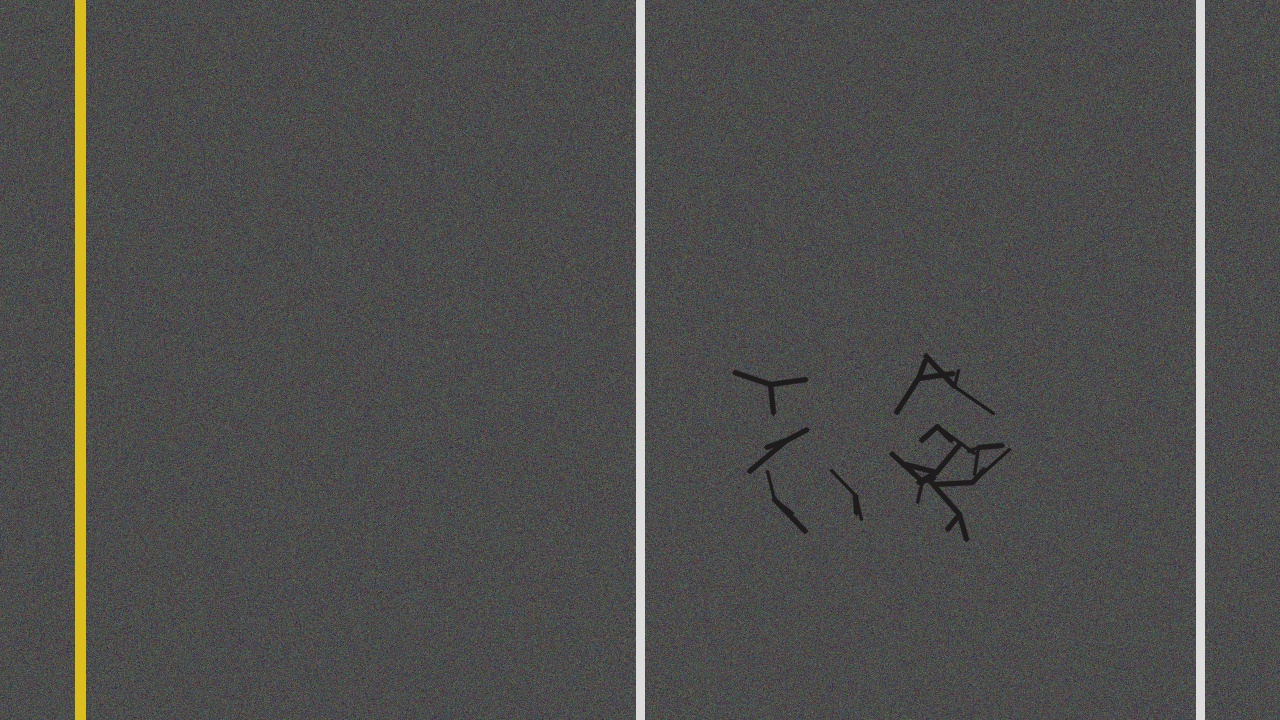
#> input picture backend/data/samples/sample_alligator_crack.jpg, 1280 x 720 px
$ python -i lighting_robustness.py   (imports and definitions only)   (older library calls are emulated)
#> lines starting #> are read from the running program, lines starting #| are printed output that depends on the picture
"""
Lighting Robustness and Preprocessing Module for Road Damage Detection.
Evaluates image quality (blur, contrast, brightness) and applies adaptive enhancement
(CLAHE, gamma correction, adaptive color normalization) to improve detector robustness.
"""

import cv2
import numpy as np
from typing import Tuple, Dict, Any

class LightingRobustnessEngine:
    def __init__(self,
                 blur_threshold: float = 100.0,
                 low_light_threshold: float = 60.0,
                 high_light_threshold: float = 200.0,
                 low_contrast_threshold: float = 40.0):
        self.blur_threshold = blur_threshold
        self.low_light_threshold = low_light_threshold
        self.high_light_threshold = high_light_threshold
        self.low_contrast_threshold = low_contrast_threshold

    def assess_quality(self, image: np.ndarray) -> Dict[str, Any]:
        """
        Assess image quality metrics:
        - sharpness (Laplacian variance)
        - brightness (mean of V channel in HSV)
        - contrast (std dev of grayscale)
        """
        if image is None or image.size == 0:
            return {
                "sharpness": 0.0,
                "is_blurry": True,
                "brightness": 0.0,
                "exposure_state": "corrupted",
                "contrast": 0.0,
                "is_low_contrast": True,
                "quality_score": 0.0
            }

        gray = cv2.cvtColor(image, cv2.COLOR_BGR2GRAY) if len(image.shape) == 3 else image

        # Sharpness / Blur estimation
        laplacian_var = float(cv2.Laplacian(gray, cv2.CV_64F).var())
        is_blurry = laplacian_var < self.blur_threshold

        # Brightness & Exposure estimation
        if len(image.shape) == 3:
            hsv = cv2.cvtColor(image, cv2.COLOR_BGR2HSV)
            mean_brightness = float(np.mean(hsv[:, :, 2]))
        else:
            mean_brightness = float(np.mean(gray))

        if mean_brightness < self.low_light_threshold:
            exposure_state = "low_light"
        elif mean_brightness > self.high_light_threshold:
            exposure_state = "overexposed"
        else:
            exposure_state = "normal"

        # Contrast
        contrast = float(np.std(gray))
        is_low_contrast = contrast < self.low_contrast_threshold

        # Composite Quality Score (0 to 100)
        sharp_score = min(1.0, laplacian_var / 300.0)
        bright_score = 1.0 - (abs(mean_brightness - 128.0) / 128.0)
        contrast_score = min(1.0, contrast / 70.0)
        overall_quality = round((0.4 * sharp_score + 0.3 * bright_score + 0.3 * contrast_score) * 100, 1)

        return {
            "sharpness": round(laplacian_var, 2),
            "is_blurry": is_blurry,
            "brightness": round(mean_brightness, 2),
            "exposure_state": exposure_state,
            "contrast": round(contrast, 2),
            "is_low_contrast": is_low_contrast,
            "quality_score": overall_quality
        }

    def apply_clahe(self, image: np.ndarray, clip_limit: float = 2.5, tile_grid_size: Tuple[int, int] = (8, 8)) -> np.ndarray:
        """Apply Contrast Limited Adaptive Histogram Equalization in LAB color space."""
        if len(image.shape) == 3:
            lab = cv2.cvtColor(image, cv2.COLOR_BGR2LAB)
            l, a, b = cv2.split(lab)
            clahe = cv2.createCLAHE(clipLimit=clip_limit, tileGridSize=tile_grid_size)
            cl = clahe.apply(l)
            merged = cv2.merge((cl, a, b))
            return cv2.cvtColor(merged, cv2.COLOR_LAB2BGR)
        else:
            clahe = cv2.createCLAHE(clipLimit=clip_limit, tileGridSize=tile_grid_size)
            return clahe.apply(image)

    def apply_gamma_correction(self, image: np.ndarray, gamma: float = 1.0) -> np.ndarray:
        """Apply non-linear gamma curve to brighten dark areas or darken overexposed areas."""
        if gamma == 1.0 or gamma <= 0:
            return image
        inv_gamma = 1.0 / gamma
        table = np.array([((i / 255.0) ** inv_gamma) * 255 for i in np.arange(0, 256)]).astype("uint8")
        return cv2.LUT(image, table)

    def adaptive_normalize(self, image: np.ndarray) -> Tuple[np.ndarray, Dict[str, Any]]:
        """
        Intelligently enhance the image ONLY if lighting/contrast deficiencies are diagnosed.
        Returns:
            enhanced_image, report_dict
        """
        metrics = self.assess_quality(image)
        enhanced = image.copy()
        applied_ops = []

        # 1. Low light handling: gamma correction + moderate CLAHE
        if metrics["exposure_state"] == "low_light":
            gamma_val = max(1.2, min(2.0, 128.0 / max(10.0, metrics["brightness"])))
            enhanced = self.apply_gamma_correction(enhanced, gamma=gamma_val)
            enhanced = self.apply_clahe(enhanced, clip_limit=2.0)
            applied_ops.append(f"gamma_boost_{round(gamma_val, 2)}")
            applied_ops.append("clahe_lab")

        # 2. Overexposed handling: darken with gamma < 1.0
        elif metrics["exposure_state"] == "overexposed":
            gamma_val = max(0.6, min(0.85, 128.0 / metrics["brightness"]))
            enhanced = self.apply_gamma_correction(enhanced, gamma=gamma_val)
            applied_ops.append(f"gamma_attenuation_{round(gamma_val, 2)}")

        # 3. Low contrast in normal exposure (e.g. foggy, overcast, dusty road)
        elif metrics["is_low_contrast"]:
            enhanced = self.apply_clahe(enhanced, clip_limit=3.0)
            applied_ops.append("contrast_clahe")

        # 4. Shadow equalization for sunny road images with harsh tree/pole shadows
        else:
            if metrics["contrast"] > 75.0:
                enhanced = self.apply_clahe(enhanced, clip_limit=1.5)
                applied_ops.append("shadow_softening_clahe")

        return enhanced, {
            "initial_metrics": metrics,
            "applied_operations": applied_ops,
            "enhancement_applied": len(applied_ops) > 0
        }

>>> import cv2
>>> picture = cv2.imread('../../backend/data/samples/sample_alligator_crack.jpg')
#> picture is the input picture: shape (720, 1280, 3); mean B, G, R 76.9, 78.3, 78.5
>>> result = LightingRobustnessEngine().adaptive_normalize(picture)
#> in assess_quality, `laplacian_var = float(cv2.Laplacian(gray, cv2.CV_64F).var())`: laplacian_var = 2020.2
#> in assess_quality, `is_blurry = laplacian_var < self.blur_threshold`: is_blurry = False
#> in assess_quality, `hsv = cv2.cvtColor(image, cv2.COLOR_BGR2HSV)`: hsv: shape (720, 1280, 3); mean H, S, V 86.1, 28.4, 82.6
#> in assess_quality, `mean_brightness = float(np.mean(hsv[:, :, 2]))`: mean_brightness = 82.62
#> in assess_quality, `contrast = float(np.std(gray))`: contrast = 21.97
#> in assess_quality, `is_low_contrast = contrast < self.low_contrast_threshold`: is_low_contrast = True
#> in assess_quality, `sharp_score = min(1.0, laplacian_var / 300.0)`: sharp_score = 1
#> in assess_quality, `bright_score = 1.0 - (abs(mean_brightness - 128.0) / 128.0)`: bright_score = 0.645
#> in assess_quality, `contrast_score = min(1.0, contrast / 70.0)`: contrast_score = 0.314
#> in assess_quality, `overall_quality = round((0.4 * sharp_score + 0.3 * bright_score + 0.3 ..`: overall_quality = 68.8
#> in adaptive_normalize, `metrics = self.assess_quality(image)`: metrics = {'sharpness': 2020.2, 'is_blurry': False, 'brightness': 82.62, 'exposure_state': 'normal', 'contrast': 21.97, 'is_low_contrast': True, 'quality_score': 68.8}
#> in apply_clahe, `lab = cv2.cvtColor(image, cv2.COLOR_BGR2LAB)`: lab: shape (720, 1280, 3); mean of channels 0, 1, 2 84.6, 128, 128.7
#> in apply_clahe, `l, a, b = cv2.split(lab)`:
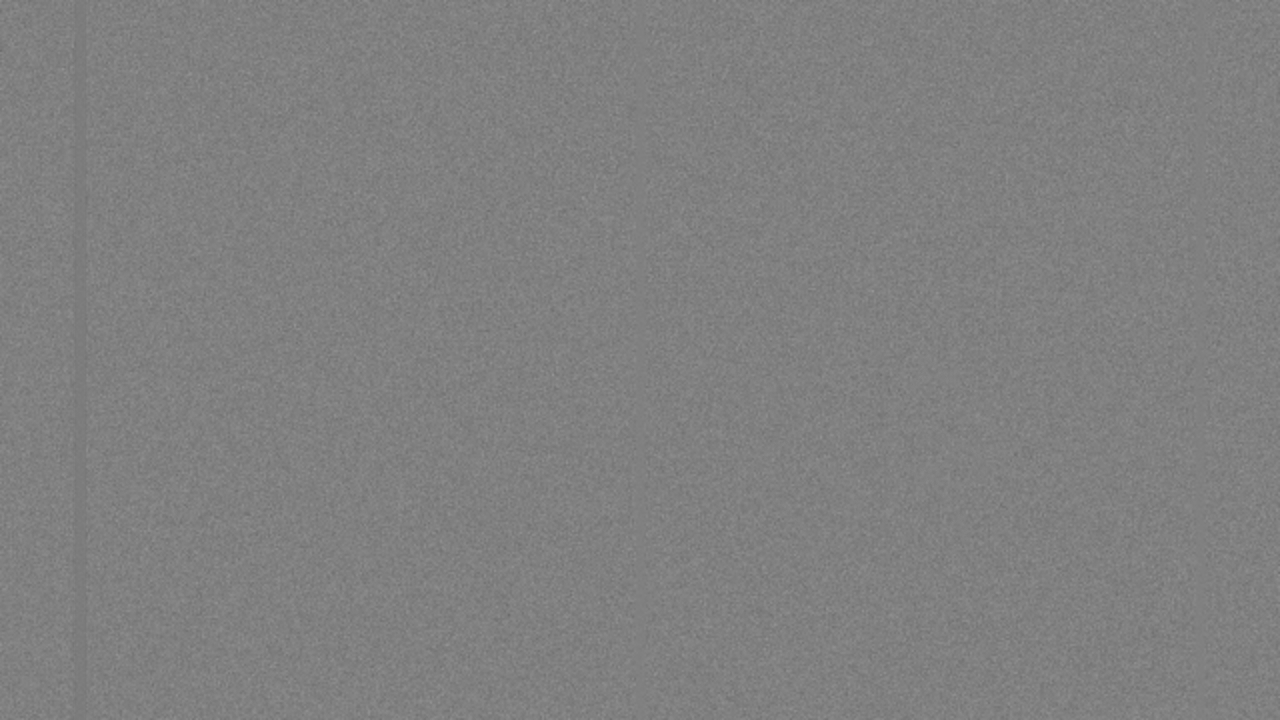
#> a: shape (720, 1280); min 109, max 148, mean 128
#> in apply_clahe, `cl = clahe.apply(l)`:
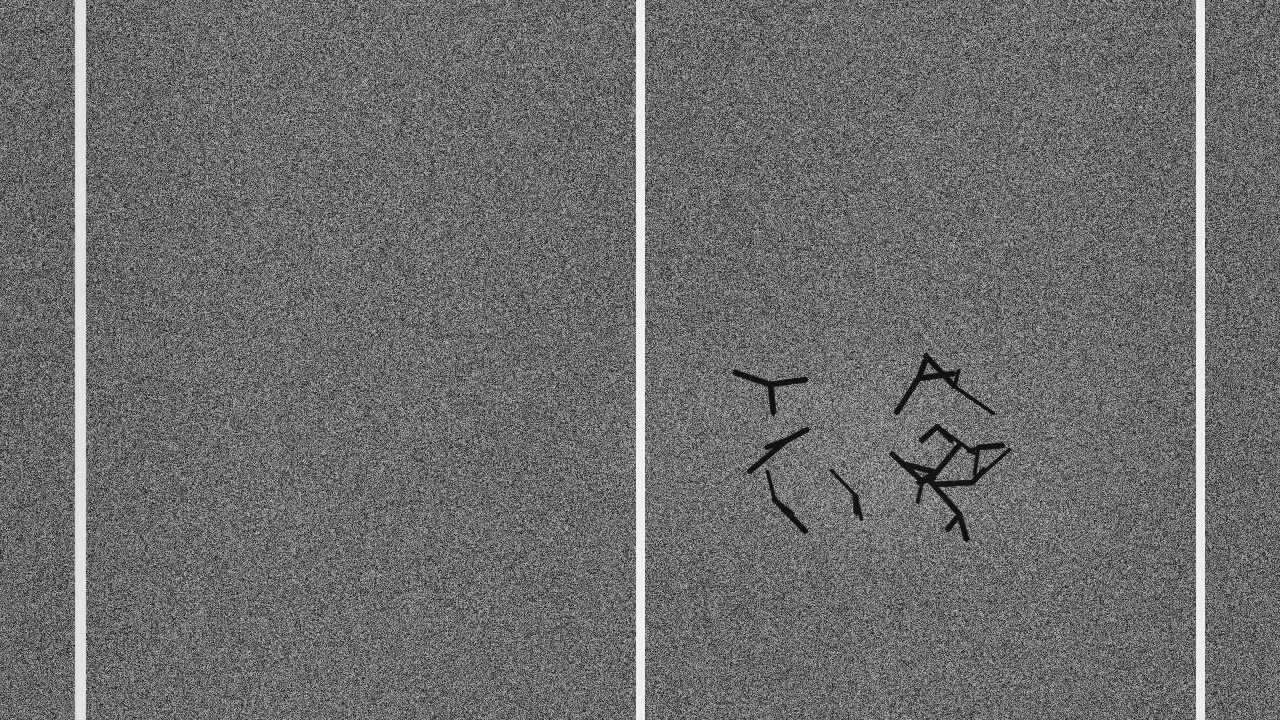
#> cl: shape (720, 1280); min 8, max 245, mean 108.7
#> in apply_clahe, `merged = cv2.merge((cl, a, b))`: merged: shape (720, 1280, 3); mean of channels 0, 1, 2 108.7, 128, 128.7

$ run again, on backend/data/samples/sample_pothole_daylight.jpg
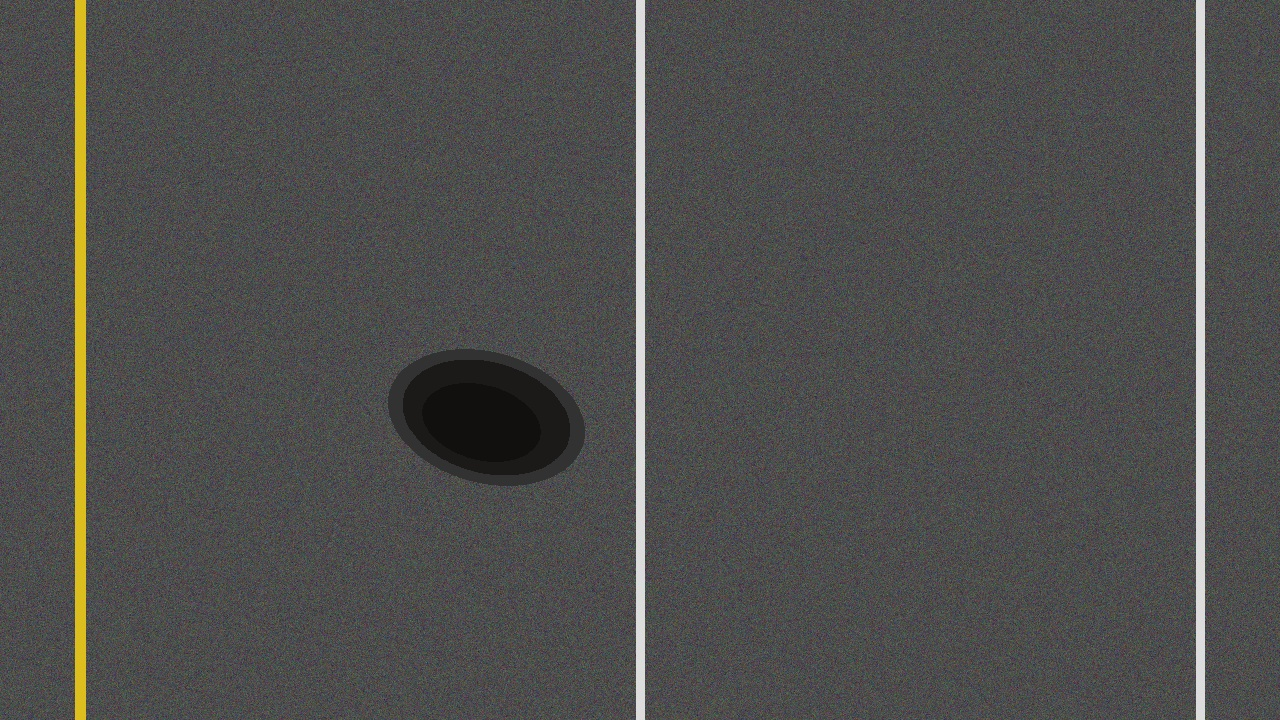
#> input picture backend/data/samples/sample_pothole_daylight.jpg, 1280 x 720 px
#> picture is the input picture: shape (720, 1280, 3); mean B, G, R 77, 78.4, 78.7
#> laplacian_var = 1972
#> is_blurry = False
#> hsv: shape (720, 1280, 3); mean H, S, V 84.9, 28, 82.7
#> mean_brightness = 82.73
#> contrast = 22.86
#> is_low_contrast = True
#> sharp_score = 1
#> bright_score = 0.646
#> contrast_score = 0.327
#> overall_quality = 69.2
#> metrics = {'sharpness': 1972, 'is_blurry': False, 'brightness': 82.73, 'exposure_state': 'normal', 'contrast': 22.86, 'is_low_contrast': True, 'quality_score': 69.2}
#> lab: shape (720, 1280, 3); mean of channels 0, 1, 2 84.7, 128, 128.7
#> in apply_clahe, `cl = clahe.apply(l)`:
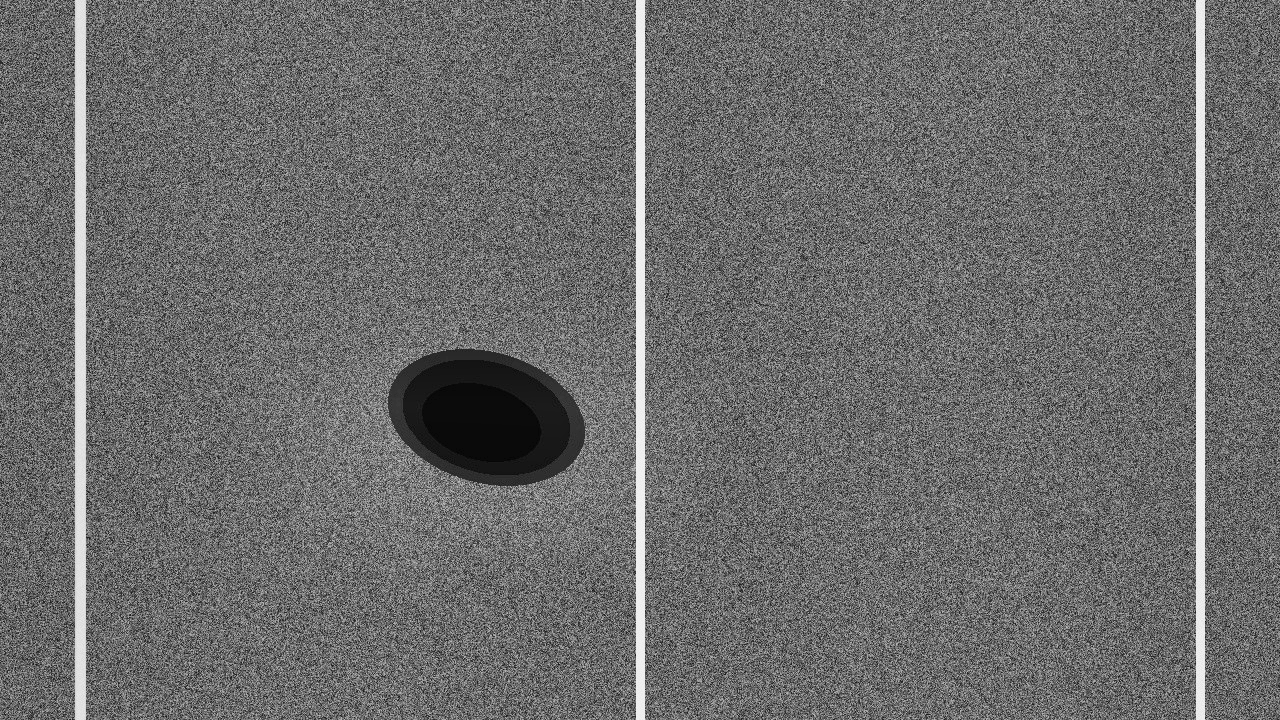
#> cl: shape (720, 1280); min 4, max 244, mean 107.9
#> merged: shape (720, 1280, 3); mean of channels 0, 1, 2 107.9, 128, 128.7
